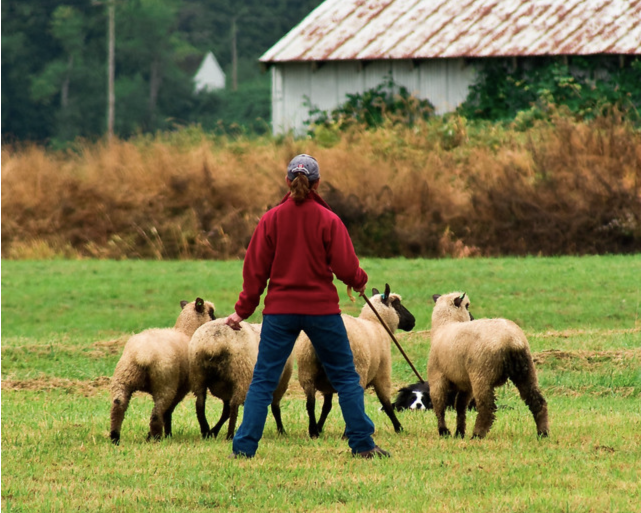
#> input picture data/deeplab1.png, 1282 x 1026 px (shown at 1/2 size)
$ python color_mask_to_segmentation.py ../../../data out
#> lines starting #> are read from the running program, lines starting #| are printed output that depends on the picture; after the words box and inside, x2 and y2 are one past the last pixel; in counts of white or black regions, pixels touching at a corner belong together
### utils/data_utils/functions.py
"""Functions for data processing without using PyTorch.

Contains utilities for:
    - Image loading, saving, processing and visualization
    - Numpy arrays loading and processing
    - File paths processing
"""


from typing import Union, List, Iterable, Tuple, Optional, Dict
from pathlib import Path

import numpy as np
from numpy.typing import NDArray
import cv2
import matplotlib.pyplot as plt


IMAGE_EXTENSIONS: List[str] = ['jpg', 'jpeg', 'png']


def read_image(
    path: Union[Path, str], grayscale: bool = False, bgr_to_rgb: bool = True
) -> NDArray:
    """Read the image to a numpy array.

    Parameters
    ----------
    path : Union[Path, str]
        A path to the image file.
    grayscale : bool, optional
        Whether read image in grayscale (1-ch image), by default is `False`.
    bgr_to_rgb : bool, optional
        Whether to convert read BGR image to RGB. By default is `True`.
        Ignored if `grayscale` is `True`.

    Returns
    -------
    NDArray
        The array containing the read image.

    Raises
    ------
    ValueError
        Raise when cv2 could not read the image.
    """
#> called with grayscale = False, bgr_to_rgb = True
    path = prepare_path(path)
    color_flag = cv2.IMREAD_GRAYSCALE if grayscale else cv2.IMREAD_COLOR
    img = cv2.imread(str(path), color_flag)
#> img is the input picture: shape (1026, 1282, 3); mean B, G, R 74.2, 121.6, 125.3
    if img is None:
        raise ValueError('cv2 could not read the image.')
    if grayscale:
        img = img[..., None]  # Add chanel dimension
    elif bgr_to_rgb:
        img = cv2.cvtColor(img, cv2.COLOR_BGR2RGB)  # Convert to RGB
    return img


# [209 lines left out: functions resize_image, show_images_plt, show_images_cv2, normalize_to_image, not called in this run]


def save_image(img: NDArray, path: Union[Path, str], rgb_to_bgr: bool = True):
    """Save a given image to a defined path.

    Parameters
    ----------
    img : NDArray
        The saving image.
    path : Union[Path, str]
        The save path.
    rgb_to_bgr : bool, optional
        Whether to convert input images from RGB to BGR before saving.
        By default is `True`. If your images are already in BGR then sign it
        as `False`.

    Raises
    ------
    RuntimeError
        Could not save image.
    """
    path = Path(path) if isinstance(path, str) else path
    path.parent.mkdir(parents=True, exist_ok=True)
    if rgb_to_bgr:
        img = cv2.cvtColor(img, cv2.COLOR_RGB2BGR)
    success = cv2.imwrite(str(path), img)
    if not success:
        raise RuntimeError('Could not save image.')


# [46 lines left out: function get_sliding_windows, not called in this run]


def prepare_path(path: Union[Path, str]) -> Path:
    """Check an existence of the given path and convert it to `Path`.

    Parameters
    ----------
    path : Union[Path, str]
        The given file path.

    Raises
    ------
    FileNotFoundError
        Raise when file was not found.
    """
    path = Path(path) if isinstance(path, str) else path
    if not path.exists():
        raise FileNotFoundError(f'Did not find the file "{str(path)}".')
    return path


# [110 lines left out: functions rotate_rectangle, collect_paths, read_volume, generate_class_to_colors, not called in this run]

### utils/torch_utils/scripts/color_mask_to_segmentation.py
"""Convert color masks to segmentation masks."""

import argparse
from pathlib import Path
import sys

import numpy as np
from tqdm import tqdm

sys.path.append(str(Path(__file__).parents[3]))
from utils.data_utils.functions import read_image, save_image


COLOR_TO_CLS = {
    (255, 255, 255): 0,  # Background
    (255, 0, 0): 1,      # Road
    (0, 255, 0): 2,      # Trees
    (0, 0, 255): 3,      # Water
}


def convert_color_mask_to_segmentation(
    input_dir: Path,
    output_dir: Path
) -> None:
    """Convert color masks to segmentation masks.

    Args:
        input_dir: Path to the directory containing color mask images.
        output_dir: Path to the directory to save segmentation masks.
    """
    output_dir.mkdir(parents=True, exist_ok=True)

    image_files = list(input_dir.glob('*.png'))

    for image_file in tqdm(image_files, desc="Converting masks"):
        color_mask_array = read_image(image_file)

        segmentation_mask = np.zeros(
            color_mask_array.shape[:2],
            dtype=np.uint8
        )

        for color, cls in COLOR_TO_CLS.items():
            mask = np.all(color_mask_array == color, axis=-1)
            segmentation_mask[mask] = cls
#> this loop made 4 passes
#> pass 1, in convert_color_mask_to_segmentation, `mask = np.all(color_mask_array == color, axis=-1)`:
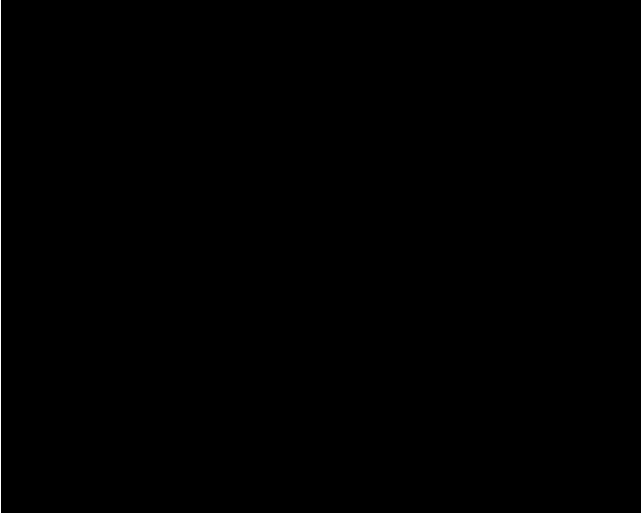
#> mask: shape (1026, 1282) bool (shown at 1/2 size); 0.16% white; 1 white region, box (x1, y1, x2, y2) and area: (0, 0, 2, 1026) 2052

        save_image(segmentation_mask, output_dir / image_file.name,
                   rgb_to_bgr=False)


def parse_args() -> argparse.Namespace:
    """Create & parse command-line args."""
    parser = argparse.ArgumentParser(
        description=__doc__,
        formatter_class=argparse.ArgumentDefaultsHelpFormatter
    )

    parser.add_argument(
        'input_dir', type=Path,
        help='Path to the directory containing color mask images.'
    )
    parser.add_argument(
        'output_dir', type=Path,
        help='Path to the directory to save segmentation masks.'
    )
    args = parser.parse_args()

    if not args.input_dir.exists():
        raise FileNotFoundError(
            f'Given "{args.input_dir}" directory does not exist.'
        )
    return args


def main(input_dir: Path, output_dir: Path) -> None:
    """Run the main conversion process."""
    convert_color_mask_to_segmentation(input_dir, output_dir)
    print("Conversion complete!")


if __name__ == '__main__':
    args = parse_args()
    main(input_dir=args.input_dir, output_dir=args.output_dir)
